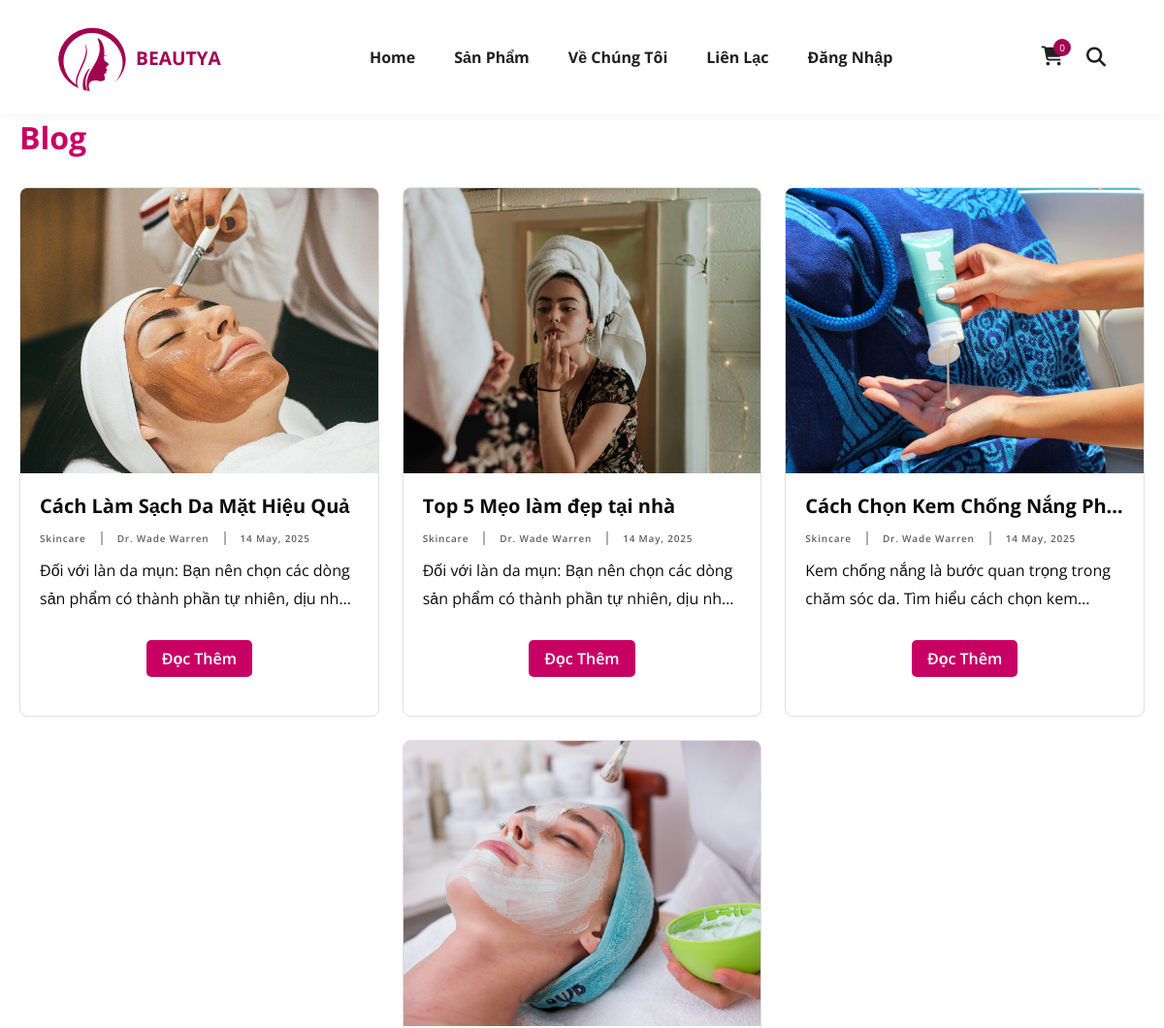
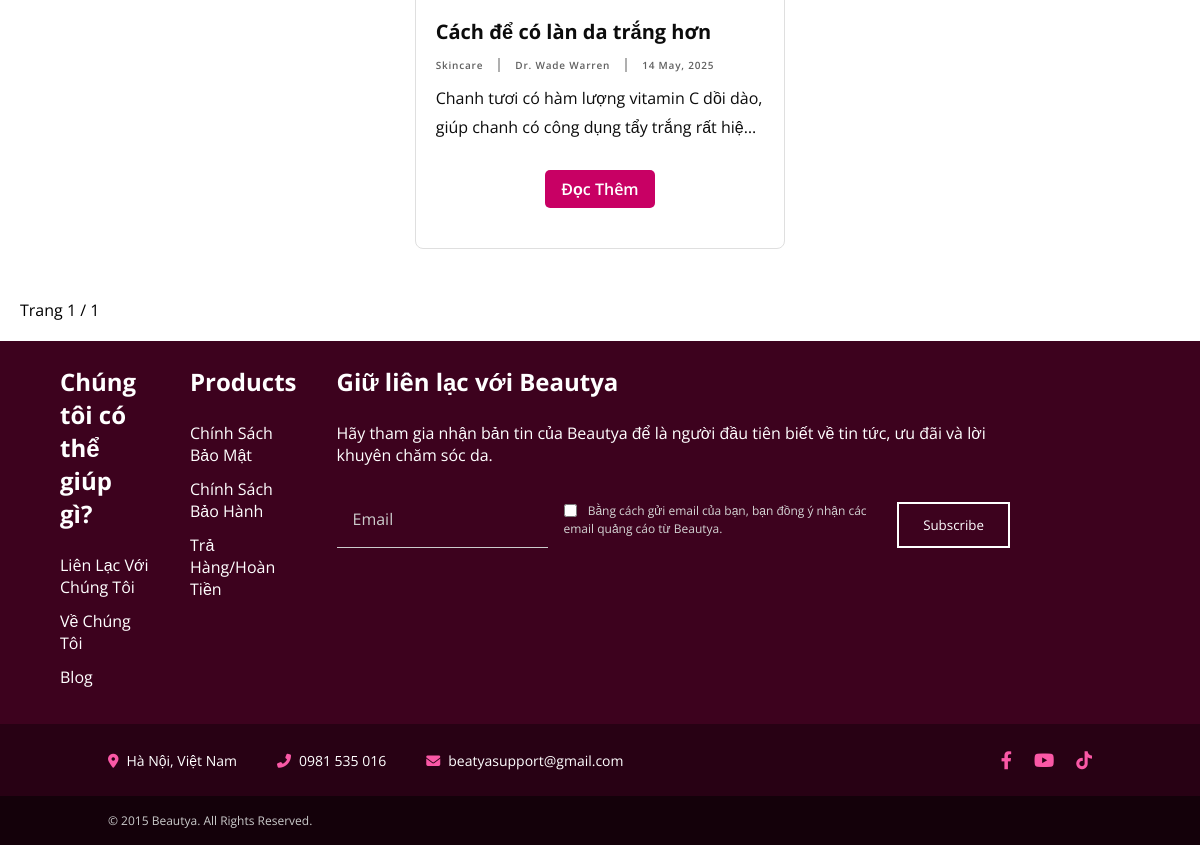
/home/blogs/, run on the app's committed database (2 pictures, top to bottom).
### core/models.py (models this page shows, shortened)
class Blog(models.Model):
    title = models.CharField(max_length=255)
    author = models.CharField(max_length=100)
    content = models.TextField()
    excerpt = models.TextField(blank=True, null=True)  # Thêm trích đoạn
    image = models.ImageField(upload_to='blogs/')
    category = models.CharField(max_length=100)
    date = models.DateField(default=timezone.now)  # Gán mặc định là ngày hiện tại
    class Meta:
        ordering = ['-date']

### core/views.py (the view)
# urls.py: path('', views.blog_list, name='blog_list'),
def blog_list(request):
    blog_list = Blog.objects.order_by('-date')
    paginator = Paginator(blog_list, 6)  # mỗi trang 6 bài
    page_number = request.GET.get('page')
    blogs = paginator.get_page(page_number)
    return render(request, 'blog.html', {'blogs': blogs})

### core/context_processors.py (called while the page is built)
def cart_item_count(request):
    if request.user.is_authenticated:
        total = CartItem.objects.filter(user=request.user).aggregate(total=Sum('quantity'))['total'] or 0
    else:
        total = 0
    return {'cart_item_count': total}

### templates/blog.html (shortened to what this page needs)
<!DOCTYPE html>
<html lang="en">
{% load static %}
<head>
  <link rel="stylesheet" href="https://cdnjs.cloudflare.com/ajax/libs/font-awesome/6.4.0/css/all.min.css" />
  <link rel="stylesheet" href="{% static 'css/style.css' %}">
</head>
<body>
 <body>
  <header class="header">
    <div class="logo">
      <a href="{% url 'home' %}" class="logo">
  <img src="{% static 'img/beautya logo.svg' %}" alt="LOGO" />
  <span class="shop-name">BEAUTYA</span>
</a>
    </div>
    <nav class="nav-menu">
      <a href="{% url 'home' %}" class="nav-link">Home</a>
      <a href="{% url 'product_list' %}" class="nav-link">Sản Phẩm</a>
      <a href="{% url 'about' %}" class="nav-link">Về Chúng Tôi</a>
      <a href="{% url 'contact' %}" class="nav-link">Liên Lạc</a>
      {% if not request.user.is_authenticated %}
      <a href="{% url 'login' %}" class="nav-link">Đăng Nhập</a>
      {% else %}
      <a href="{% url 'logout' %}" class="nav-link">Đăng Xuất</a>
      {% endif %}
    </nav>
    <div class="header-actions">
      <div class="cart-wrapper">
        <i class="fas fa-shopping-cart cart-icon" onclick="goToCart()"></i>
        <span class="cart-count">{{ cart_item_count }}</span>
      </div>
      <i class="fa-solid fa-magnifying-glass search-icon" onclick="toggleSearchBar()"></i>
    </div>
  </header>
  <div class="blog-section">
    <h1 class="blog-title">Blog</h1>
    <div class="blog-posts-container">
      {% for blog in blogs %}
      {% if forloop.counter0|divisibleby:3 %}
      <div class="blog-posts-row">
        {% endif %}
        <div class="blog-post">
          <img class="blog-post-image" src="{{ blog.image.url }}" alt="Blog Image" />
          <div class="blog-post-content">
            <h2 class="blog-post-title">
              <a href="{% url 'blog_detail' blog.id %}">{{ blog.title }}</a>
            </h2>
            <div class="blog-post-meta">
              <span>{{ blog.category }}</span>
              <span>{{ blog.author }}</span>
              <span>{{ blog.date|date:"d F, Y" }}</span>
            </div>
            <p class="blog-post-excerpt">{{ blog.excerpt }}</p>
            <a href="{% url 'blog_detail' blog.id %}" class="read-more">Đọc Thêm</a>
          </div>
        </div>
        {% if forloop.counter|divisibleby:3 or forloop.last %}
      </div>
      {% endif %}
      {% empty %}
      <p>Không có bài viết nào.</p>
      {% endfor %}
    </div>
    <div class="pagination">
      <span class="current-page">Trang {{ blogs.number }} / {{ blogs.paginator.num_pages }}</span>
    </div>
  </div>
    <div class="footer-main">
      <div class="footer-column">
        <h3>Chúng tôi có thể giúp gì?</h3>
        <ul>
          <li><a href="{% url 'contact' %}">Liên Lạc Với Chúng Tôi</a></li>
          <li><a href="{% url 'about' %}">Về Chúng Tôi</a></li>
          <li><a href="{% url 'blog_list' %}">Blog</a></li>
        </ul>
      </div>
      <div class="footer-column">
        <h3>Products</h3>
        <ul>
          <li><a href="{% url 'privacy_policy' %}">Chính Sách Bảo Mật</a></li>
          <li><a href="{% url 'warranty_policy' %}">Chính Sách Bảo Hành</a></li>
          <li><a href="{% url 'refund_policy' %}">Trả Hàng/Hoàn Tiền</a></li>
        </ul>
      </div>
      <div class="footer-column">
        <h3>Giữ liên lạc với Beautya</h3>
        <p style="color: white; margin-bottom: 24px">
          Hãy tham gia nhận bản tin của Beautya để là người đầu tiên biết về tin tức, ưu đãi và lời khuyên chăm sóc da.
        </p>
        <form method="post" action="{% url 'subscribe_newsletter' %}" class="newsletter-form">
          <input type="email" name="email" placeholder="Email" class="newsletter-input" required />
          <label class="consent-text" style="display: block; margin-top: 12px;">
            <input type="checkbox" name="consent" required />
            Bằng cách gửi email của bạn, bạn đồng ý nhận các email quảng cáo từ Beautya.
          </label>
          <button type="submit" class="newsletter-submit" style="margin-top: 12px;">Subscribe</button>
        </form>
      </div>
    </div>
    <div class="footer-contact-row">
      <div class="footer-contact-group">
        <span><i class="fas fa-map-marker-alt"></i>Hà Nội, Việt Nam</span>
        <span><i class="fas fa-phone-alt"></i>0981 535 016</span>
        <span><i class="fas fa-envelope"></i>beatyasupport@gmail.com</span>
      </div>
      <div class="footer-social-group">
        <a href="https://www.facebook.com/profile.php?id=61576399075671" target="_blank" rel="noopener noreferrer">
        <i class="fab fa-facebook-f"></i>
        </a>
        <a href="https://www.youtube.com/channel/UCL0lyOryJjG0eJ_pzQOlUcw" target="_blank" rel="noopener noreferrer">
        <i class="fab fa-youtube"></i>
        </a>
        <a href="https://www.tiktok.com/@beautya_vn?lang=en" target="_blank" rel="noopener noreferrer">
        <i class="fab fa-tiktok"></i>
        </a>
      </div>
    </div>
    <div class="footer-bottom">
      <div class="copyright">© 2015 Beautya. All Rights Reserved.</div>
    </div>
</body>
</html>

### static/css/style.css (style rules this page uses)
:root { --primary-color: #a10550; --dark-bg: #3d021e; --light-bg: #faf9f5; --text-dark: #0c0c0c; --text-light: #ffffff; --accent-color: #fa58a6; }
* { margin: 0; padding: 0; box-sizing: border-box; font-family: "Open Sans", sans-serif; }
body { overflow-x: hidden; padding-top: 120px; }
.header { position: fixed; top: 0; left: 0; width: 100%; z-index: 999; background: white; padding: 20px 108px; display: flex; justify-content: space-between; align-items: center; box-shadow: 0 2px 10px rgba(0, 0, 0, 0.05); }
.logo { display: flex; align-items: center; gap: 10px; text-decoration: none; color: inherit; }
.logo img { width: 70px; height: 70px; border-radius: 50%; object-fit: cover; }
.shop-name { font-size: 1.2rem; font-weight: 700; color: var(--primary-color); }
.nav-menu { display: flex; gap: 40px; }
.nav-link { color: #202020; font-weight: 700; text-decoration: none; transition: color 0.3s ease; }
.header-actions { display: flex; align-items: center; gap: 24px; }
.cart-icon, .search-icon { font-size: 20px; color: #202020; cursor: pointer; }
.cart-count { position: absolute; top: -8px; right: -8px; background: var(--primary-color); color: white; width: 18px; height: 18px; border-radius: 50%; display: flex; align-items: center; justify-content: center; font-size: 10px; }
.cart-wrapper { position: relative; }
.blog-section { padding: 80px 108px; }
.blog-title { font-size: 20px; font-weight: 700; margin-bottom: 12px; }
.newsletter-form { display: flex; gap: 16px; margin-top: 24px; }
.newsletter-input { flex: 1; padding: 12px 16px; border: none; border-bottom: 1px solid #cbcbcb; background: transparent; color: white; font-size: 16px; width: 480px; }
.newsletter-input::placeholder { color: #cbcbcb; }
.newsletter-submit { padding: 12px 24px; background: transparent; border: 2px solid white; color: white; cursor: pointer; transition: all 0.3s ease; }
.footer-main { background: var(--dark-bg); padding: 80px 108px; display: grid; grid-template-columns: repeat(4, 1fr); gap: 40px; }
.footer-column h3 { color: white; font-size: 24px; margin-bottom: 24px; }
.footer-column ul { list-style: none; }
.footer-column li { margin-bottom: 12px; }
.footer-column a { color: white; text-decoration: none; transition: color 0.3s ease; }
.footer-bottom { background: #14010a; padding: 16px 108px; display: flex; justify-content: space-between; align-items: center; }
.copyright { color: #cbcbcb; font-size: 12px; }
@media (max-width: 1200px) { .header, .footer-main, .footer-top, .footer-bottom { padding: 24px 60px; } }
@media (max-width: 1200px) { .product-section, .blog-section, .special-offers-section { padding: 60px; } }
.footer-bottom { display: flex; flex-wrap: wrap; justify-content: space-between; align-items: center; padding: 16px 108px; background-color: #14010A; font-size: 14px; }
.footer-contact-row { display: flex; justify-content: space-between; align-items: center; padding: 24px 108px; background-color: #280114; color: white; flex-wrap: wrap; }
.footer-contact-group { display: flex; gap: 40px; font-size: 14px; }
.footer-contact-group i { color: #FA58A6; margin-right: 8px; }
.footer-social-group { display: flex; gap: 22px; }
.footer-social-group a { color: #FA58A6; font-size: 18px; text-decoration: none; transition: transform 0.3s ease; }
.consent-text { display: block; font-size: 12px; color: #d4d4d4; line-height: 1.5; margin-top: 10px; max-width: 500px; }
.consent-text input[type="checkbox"] { margin-right: 8px; transform: translateY(2px); }

### data on the page
Blog: image (picture), title "Cách Làm Sạch Da Mặt Hiệu Quả", category "Skincare", author "Dr. Wade Warren", date "14 May, 2025", excerpt "Đối với làn da mụn: Bạn nên chọn các dòng sản phẩm có thành phần tự nhiên, dịu…"
Blog: image (picture), title "Top 5 Mẹo làm đẹp tại nhà", category "Skincare", author "Dr. Wade Warren", date "14 May, 2025", excerpt "Đối với làn da mụn: Bạn nên chọn các dòng sản phẩm có thành phần tự nhiên, dịu…"
Blog: image (picture), title "Cách Chọn Kem Chống Nắng Ph…", category "Skincare", author "Dr. Wade Warren", date "14 May, 2025", excerpt "Kem chống nắng là bước quan trọng trong chăm sóc da. Tìm hiểu cách chọn…"
Blog: image (picture), title "Cách để có làn da trắng hơn", category "Skincare", author "Dr. Wade Warren", date "14 May, 2025", excerpt "Chanh tươi có hàm lượng vitamin C dồi dào, giúp chanh có công dụng tẩy trắng rất…"

### other printed values
{{ cart_item_count }} "0"
{{ blogs.number }} "1"
{{ blogs.paginator.num_pages }} "1"
